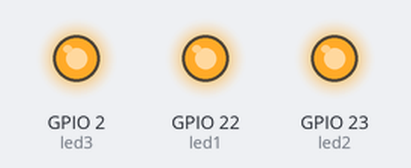
Bench run of a program on a simulated ESP32 board running MicroPython. On the bench: output pins drawn as LEDs (lit = HIGH). Threads take turns every 2 ms; what the program prints to the serial console is not drawn.

Above: at 2.0 s.
At 6.0 s:
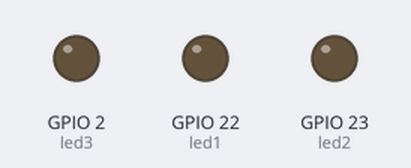
Timing chart, 0 to 10.4 s (numbered marks = the images above):
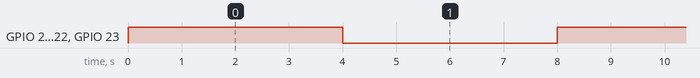

Measured:
- by itself, GPIO 2 (led3), GPIO 22 (led1), GPIO 23 (led2): alternates HIGH for 4.0 s and LOW for 4.0 s
- by itself, everything shown: repeats every 8.0 s, in 4 steps

The program:

Multi_Threading_v1.py
```python
import _thread as T
import time
from machine import Pin

led1 = Pin(22,Pin.OUT)
led2 = Pin(23,Pin.OUT)
led3 = Pin(2, Pin.OUT)

def funcao_led1 (string,t):
     led1 = Pin(22,Pin.OUT)

     while True:
        print(string)
        led1.on()
        time.sleep(t)
        led1.off()
        time.sleep(t)

def funcao_led2 (string,t):
    led2 = Pin(23,Pin.OUT)

    while True:
        print(string)
        led2.on()
        time.sleep(t)
        led2.off()
        time.sleep(t)

def funcao_led3 (string,t):
    led3 = Pin(2, Pin.OUT)

    while True:
       print(string)
       led3.on()
       time.sleep(t)
       led3.off()
       time.sleep(t)

try:
        T.start_new_thread (funcao_led1, ("led1",4))
        T.start_new_thread (funcao_led2, ("led2",4))
        T.start_new_thread (funcao_led3, ("led3",4))

except:
   print ("Erro: desabilitado para o thread")
        
```
